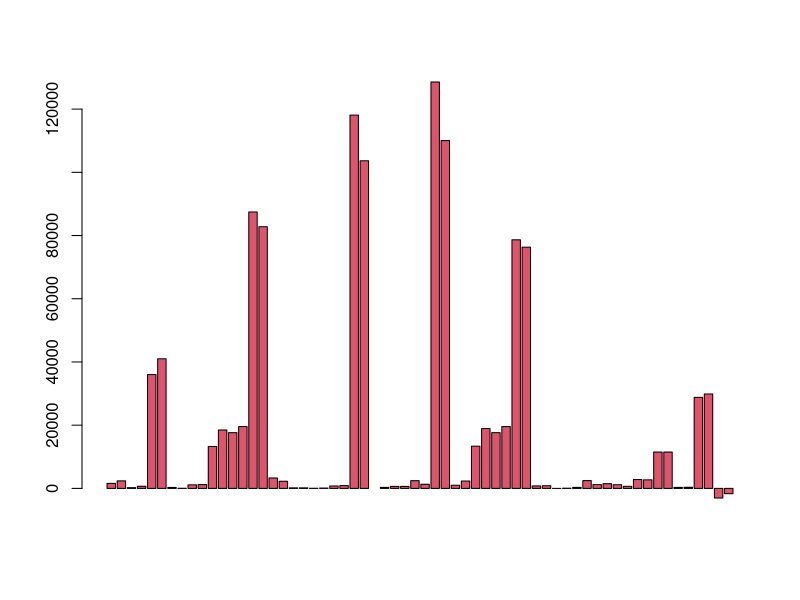

Source code (R):
health_data <- read.csv("IBRD_Balance_Sheet__FY2010.csv")
summary(health_data)
# barplot(health_data)
names(health_data)
class(health_data$Amount..US...Millions.)
table(health_data$Amount..US...Millions.)
barplot(health_data$Amount..US...Millions., col= 2)

